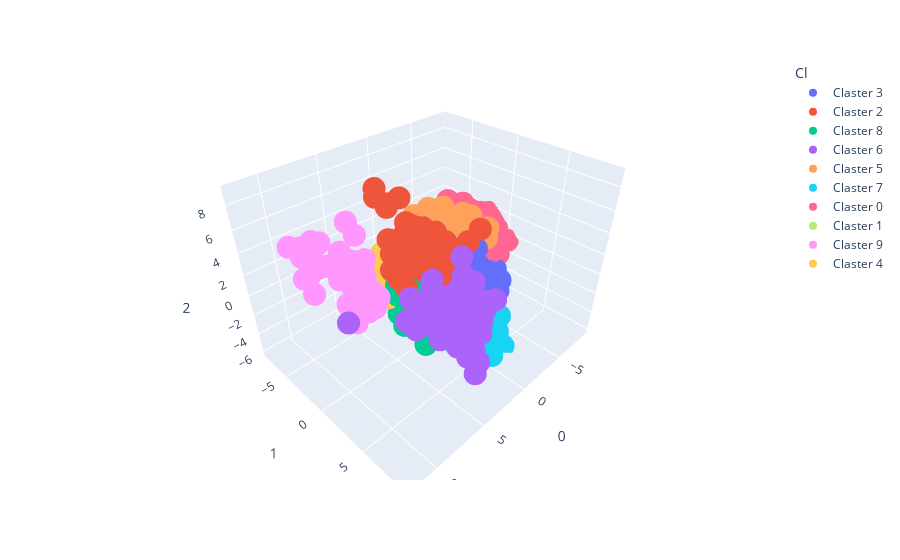

Notebook cell for this chart:
### Code cell
scatter=px.scatter_3d(x=0,y=1,z=2,data_frame=df_plot,color=df_plot['Cl'])
scatter.show()
